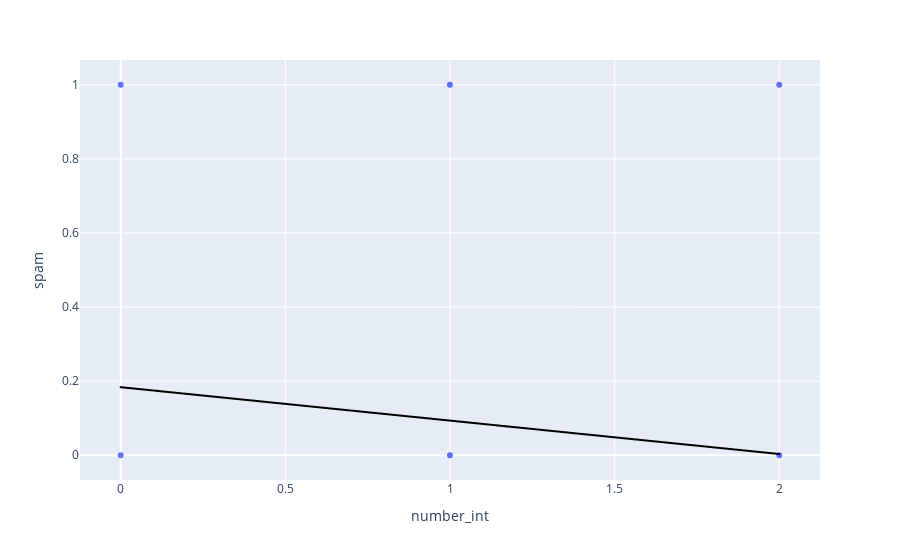

Here is the notebook cell this chart was saved with:
### Markdown cell above
#### 2 - Linear Model
Create and fit a Logistic Regression model.

### Code cell
# Get a subset of the rows
DF_model = DF[['number','spam']]

#remap category to int
nummaps = {'big': 2, 'small': 1, 'none': 0}
DF_model['number_int'] = DF_model['number'].map(nummaps)

# Get the variables
X = DF_model['number_int'].values.reshape(-1,1)
y = DF_model['spam']

# Do the regression
LM = LinearRegression()
LM.fit(X,y)

# Save the predicted values to the data frame
DF_model['prediction'] = LM.predict(X)

# Plot the results
fig = px.scatter(DF_model,x='number_int',y='spam')

fig.add_trace(
    px.line(DF_model, x='number_int', y='prediction',color_discrete_sequence=['black']).data[0]
)

fig.show()

### Figure 1 — Plotly figure (JSON) as saved in the notebook; plotly's stock layout.template omitted (floating-point values rounded to 4 significant figures; data arrays with more than 128 entries replaced by an {"elided": "..."} marker saying what was removed)
{"data": [{"hovertemplate": "number_int=%{x}<br>spam=%{y}<extra></extra>", "legendgroup": "", "marker": {"color": "#636efa", "symbol": "circle"}, "mode": "markers", "name": "", "showlegend": false, "type": "scattergl", "x": {"elided": "3921 int values"}, "xaxis": "x", "y": {"elided": "3921 int values"}, "yaxis": "y"}, {"hovertemplate": "number_int=%{x}<br>prediction=%{y}<extra></extra>", "legendgroup": "", "line": {"color": "black", "dash": "solid"}, "marker": {"symbol": "circle"}, "mode": "lines", "name": "", "showlegend": false, "type": "scattergl", "x": {"elided": "3921 int values"}, "xaxis": "x", "y": {"elided": "3921 float values"}, "yaxis": "y"}], "layout": {"autosize": true, "legend": {"tracegroupgap": 0}, "margin": {"t": 60}, "xaxis": {"anchor": "y", "autorange": true, "domain": [0, 1], "range": [-0.1308, 2.131], "title": {"text": "number_int"}, "type": "linear"}, "yaxis": {"anchor": "x", "autorange": true, "domain": [0, 1], "range": [-0.07743, 1.077], "title": {"text": "spam"}, "type": "linear"}}}
